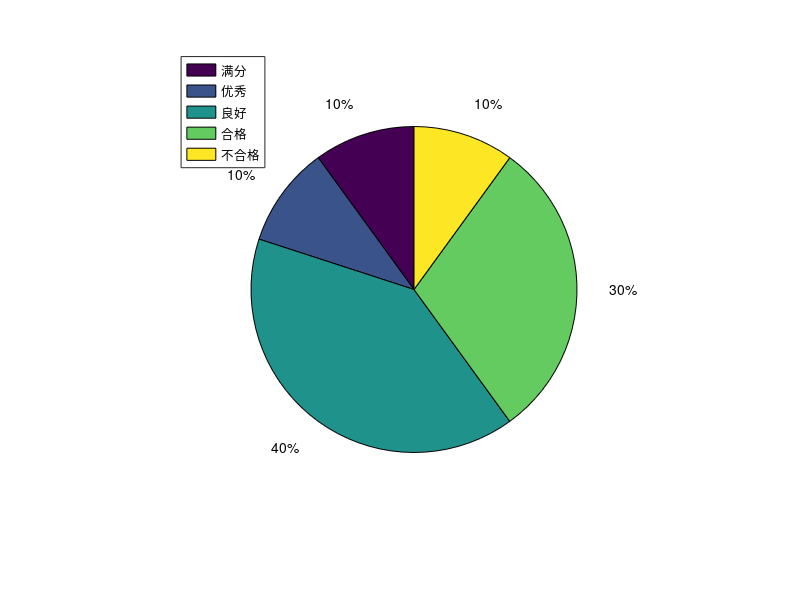

Write MATLAB code to recreate this figure. (Note: this script raises an error after producing the figure.)
scores=[82 73 66 54 100 78 96 88 64 75];
% 求平均分
mean(scores)
% 统计每一类评价的个数
perfect=0;
excellent=0;
good=0;
pass=0;
unpass=0;
% 记录频数
stat=zeros(1,10);

for i=1:10
    grade=scores(i);
    if grade==100
        disp('满分');
        stat(i)=4;
        perfect=perfect+1;
    elseif grade>=90
        disp('优秀')
        stat(i)=3;
        excellent=excellent+1;
    elseif grade>=75
        disp('良好')
        stat(i)=2;
        good=good+1;
    elseif grade>=60
        disp('合格')
        stat(i)=1;
        pass=pass+1;
    else
        disp('不合格')
        stat(i)=0;
        unpass=unpass+1;
    end
end
X=[perfect excellent good pass unpass];
% 绘制饼图
pie(X)
legend('满分','优秀','良好','合格','不合格','Location','northwest')
figure(2)
% 绘制频数直方图
histogram(stat)
set(gca,'xticklabel',{'';'不合格';'';'合格';'';'良好';'';'优秀';'';'满分'})
